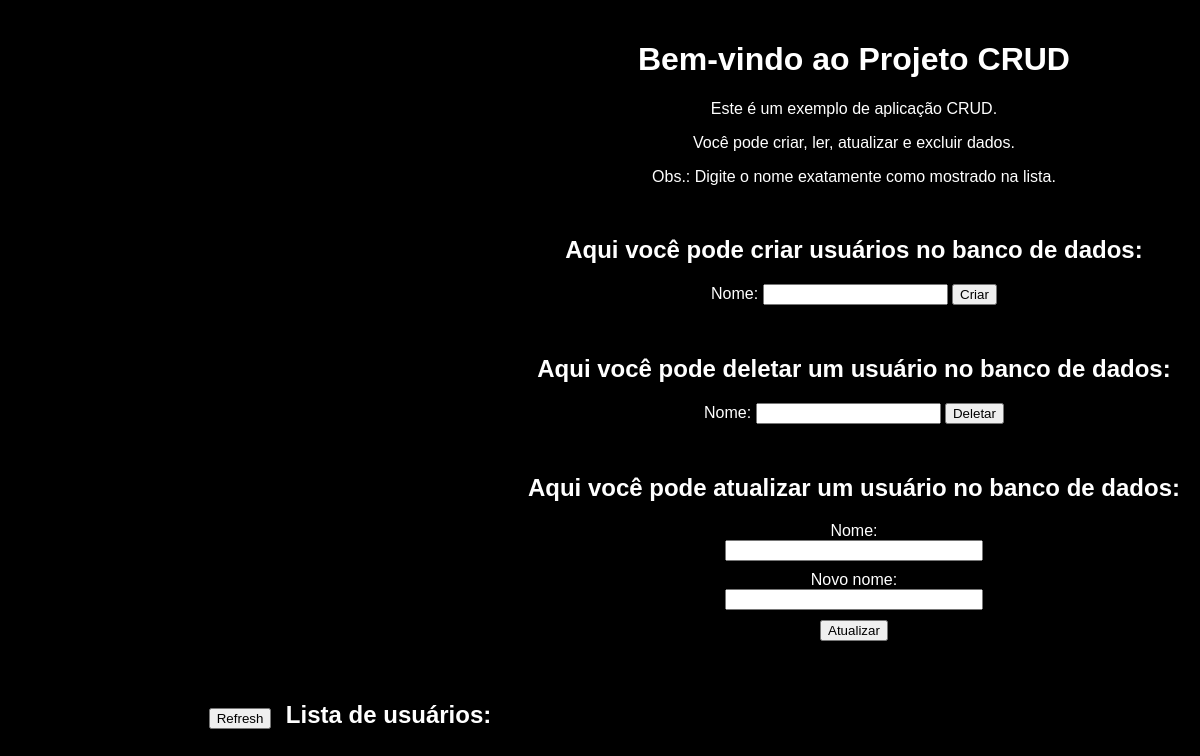
Before: / with the older database file.
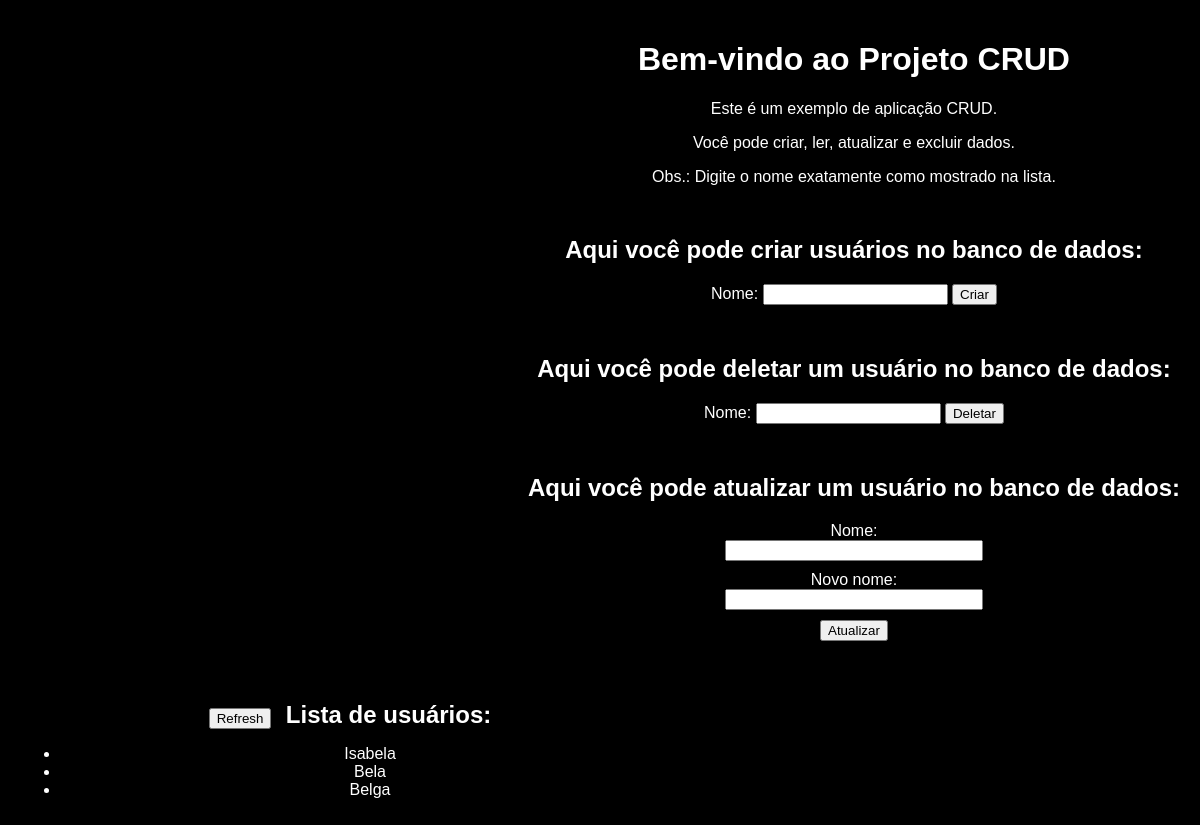
After: the same page with the newer database file.
### main.py (models this page shows)
class Usuario(Base):
    __tablename__ = 'usuarios'
    id = Column(Integer, primary_key=True, autoincrement=True)
    name = Column(String(40), unique=True)

### views.py (the view)
@app.route('/')
def index():
    sessao = _Sessao()
    usuarios = sessao.query(Usuario)
    return render_template('index.html', usuarios=usuarios)

### templates/index.html (shortened to what this page needs)
<!DOCTYPE html>
<html lang="pt-br, en">
<head>
    <link rel="stylesheet" href="/static/index.css">
</head>
<body>
    <div class="forms">
        <h1>Bem-vindo ao Projeto CRUD</h1>
        <p>Este é um exemplo de aplicação CRUD.</p>
        <p>Você pode criar, ler, atualizar e excluir dados.</p>
        <p>Obs.: Digite o nome exatamente como mostrado na lista.</p>
        <h2>Aqui você pode criar usuários no banco de dados:</h2>
        <form action='../create' method="post">
            <label for="name">Nome:</label>
            <input type="text" id="name" name="name" required>
            <button type="submit">Criar</button>
        </form>
        <h2>Aqui você pode deletar um usuário no banco de dados:</h2>
        <form action='../remove' method="post">
            <label for="name">Nome:</label>
            <input type="text" name="name" required>
            <button type="submit">Deletar</button>
        </form>
        <h2>Aqui você pode atualizar um usuário no banco de dados:</h2>
        <form action='../update' method="post">
            <label class="name_atual" for="name">Nome:</label>
            <input class="input_update" type="text" name="name" required>
            <label class="new_name" for="new_name">Novo nome:</label>
            <input class="input_update" type="text" name="new_name" required>
            <button class="bt_update" type="submit">Atualizar</button>
        </form>
    </div>
    <div class="painel">
        <button class="botao_atualizar" type="reset">Refresh</button>
        <h2>Lista de usuários:</h2>
        <ul>
            {% for conta in usuarios %}
                <li>{{ conta.name }}</li>
            {% endfor %}
        </ul>
    </div>
</body>
</html>

### static/index.css (style rules this page uses)
body { background-color: black; color: white; font-family: Arial, sans-serif; margin: 0; padding: 20px; text-align: center; }
h2, form { text-align: center; }
h2 { margin-top: 50px; }
form { text-align: center; margin-bottom: 20px; }
.name_atual { margin-top: 10px; display: grid; }
.new_name { margin-top: 10px; display: grid; }
.input_update { width: 250px; }
.bt_update { display: grid; margin-top: 10px; margin-left: auto; margin-right: auto; }
.forms { float: right; max-width: 700px; position: relative; }
.painel { text-align: center; width: 55vw; height: 600px; min-width: 350px; max-width: 750px; margin-top: 40px; margin-left: auto; margin-right: auto; position: relative; float: left; }
.painel h2 { display: inline; margin-inline-start: 10px; }
.botao_atualizar { top: 0; }

Changed rows visible on the page:
added Usuario: name "Isabela"
added Usuario: name "Bela"
added Usuario: name "Belga"
